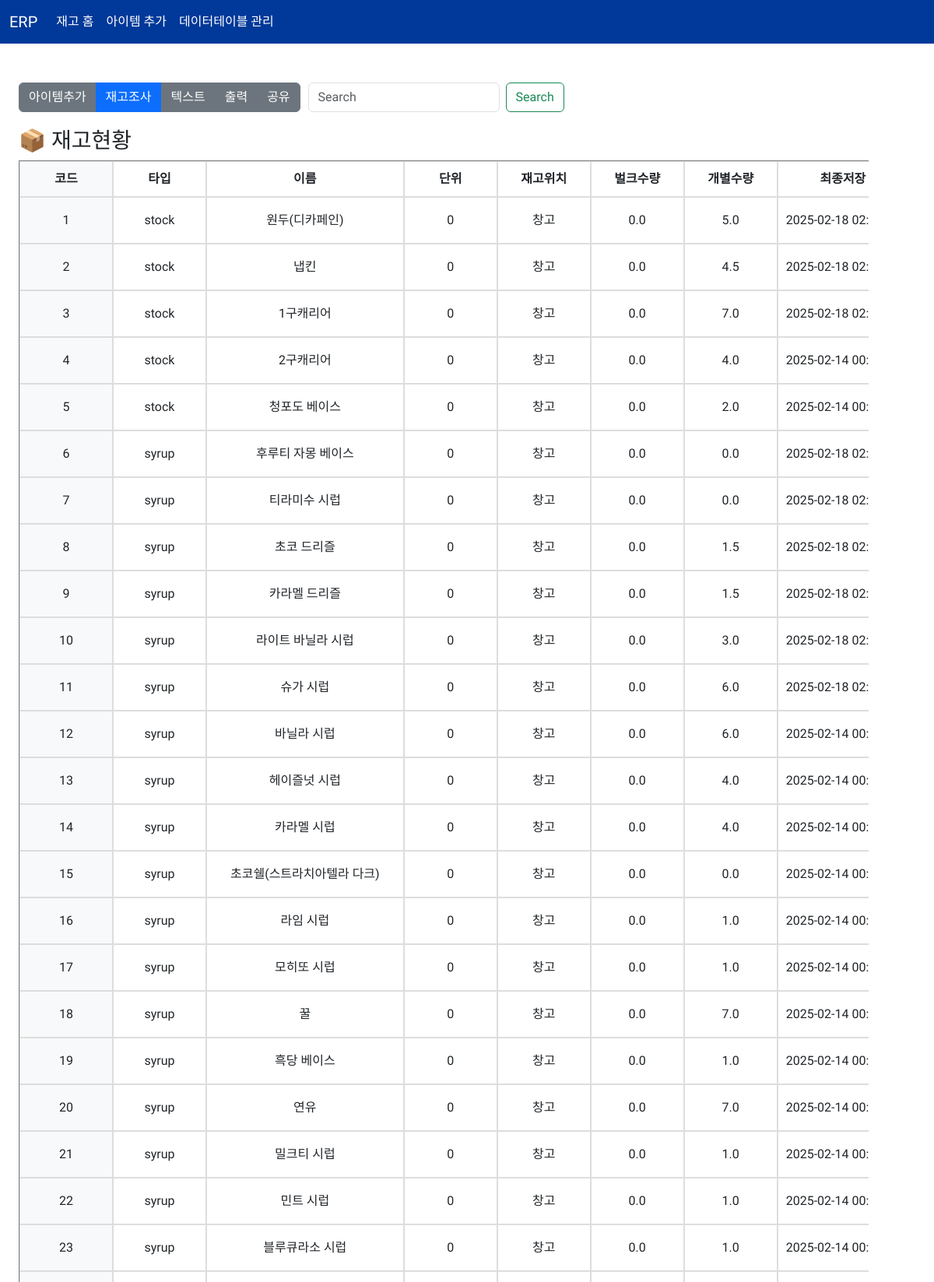
The page /stock/list/ (upper part) on the database its author committed.
### stock/models.py (models this page shows, shortened)
class Item(models.Model):
    TYPE_CHOICES = [
        ('dessert','dessert'),
        ('md','md'),
        ('seasonal','seasonal'),
        ('stock','stock'),
        ('syrup','syrup'),
        ('etc','etc')
    ]
    PLACE_CHOICES = [
        ('창고','창고'),
        ('냉장실','냉장실'),
        ('냉동실','냉동실'),
        ('뒷문','뒷문'),
        ('쇼케이스','쇼케이스'),
        ('캐비닛','캐비닛'),
        ('전시대','전시대'),
        ('앞문','앞문'),
        ('etc','etc'),
    ]
    itemCode = models.IntegerField(unique=True, null=True, blank=True, verbose_name='Code')
    typeOfItem = models.CharField(max_length=30, choices=TYPE_CHOICES ,verbose_name='Type')
    name = models.CharField(max_length=30,verbose_name='Name')
    units = models.IntegerField(default=0, verbose_name='Units')
    place = models.CharField(max_length=30, choices=PLACE_CHOICES ,verbose_name='Place')
    amountOfBulk = models.FloatField(default=0.0,verbose_name='Amount Of Bulk')
    amountOfEach = models.FloatField(default=0.0, verbose_name='Amount of Each')
    lastTimeSaved = models.DateTimeField(null=True, auto_now=True, verbose_name='Last Savetime')

### stock/views.py (the view)
# urls.py: path('list/',views.list_item, name='list'),
def list_item(request):
    search_query = request.POST.get('search','')
    if search_query:
        all_item = Item.objects.filter(name__icontains=search_query)
    else:
        all_item = models.Item.objects.all()
    first_item = models.Item.objects.order_by('pk').first()
    context = {'all_item':all_item,'first_item':first_item}
    return render(request, 'stock/list.html', context= context)

### stock/templates/stock/list.html (shortened to what this page needs)
{% extends "base.html" %}
{% block content %}
{% load static %}
<div class='container'>
    <div class='d-flex justify-content-start align-items-center flex-wrap' style="margin:20px 0px 20px 0px;">
        <div class='btn-group' role='group' aria-label="Basic example">
            <button type="button" class="btn btn-secondary" onclick="location.href='{% url 'stock:create_item'%}'">아이템추가</button>
            <a href='/stock/investigate_item/{{ first_item.id }}' class='btn btn-primary'>재고조사</a>
            <a href='/stock/share_list' target='_blank' class='btn btn-secondary'>텍스트</a>
            <a href='' class='btn btn-secondary'>출력</a>
            <a href='/stock/readonly_list' target='_blank'  class='btn btn-secondary'>공유</a>
        </div>
        <div style="padding:0px 0px 0px 10px;">
        <form class="d-flex" role="search" method='post'>
            <input class="form-control me-2" type="search" name='search' placeholder="Search" aria-label="Search">
            <button class="btn btn-outline-success" type="submit">Search</button>
        </form>
        </div>
    </div>
    <h3>📦 재고현황</h3>
    <div class="table-container">
        <table border="1" cellspacing="0" cellpadding="8">
            <thead>
                <tr>
                    <th>코드</th>
                    <th>타입</th>
                    <th>이름</th>
                    <th>단위</th>
                    <th>재고위치</th>
                    <th>벌크수량</th>
                    <th>개별수량</th>
                    <th>최종저장</th>
                </tr>
            </thead>
            <tbody>
                {% for item in all_item %}
                <tr>
                    <td>{{ item.itemCode }}</td>
                    <td>{{ item.typeOfItem }}</td>
                    <td>{{ item.name }}</td>
                    <td>{{ item.units }}</td>
                    <td>{{ item.place }}</td>
                    <td>{{ item.amountOfBulk }}</td>
                    <td>{{ item.amountOfEach }}</td>
                    <td>{{ item.lastTimeSaved|date:"Y-m-d H:i:s" }}</td>
                </tr>
                {% endfor %}
            </tbody>
        </table>
    </div>
</div>
{% endblock %}

### stock/static/stock/css/style.css (style rules this page uses)
body { font-family:"Do Hyeon", sans-serif; }
:root { --bs-font-sans-serif: "Do Hyeon", sans-serif; }
.table-container { width: 100%; overflow-x: auto; white-space: nowrap; position: relative; }
table { width: 100%; border-collapse: separate; border-spacing: 0; }
th, td { border: 1px solid #ddd; padding: 10px; text-align: center; min-width: 120px; }
th:first-child, td:first-child { position: sticky; left: 0; background-color: #f8f9fa; z-index: 2; }

### rows shown on the page
Item: itemCode "1", typeOfItem "stock", name "원두(디카페인)", units "0", place "창고", amountOfBulk "0.0", amountOfEach "5.0", lastTimeSaved "2025-02-18…"
Item: itemCode "2", typeOfItem "stock", name "냅킨", units "0", place "창고", amountOfBulk "0.0", amountOfEach "4.5", lastTimeSaved "2025-02-18…"
Item: itemCode "3", typeOfItem "stock", name "1구캐리어", units "0", place "창고", amountOfBulk "0.0", amountOfEach "7.0", lastTimeSaved "2025-02-18…"
Item: itemCode "4", typeOfItem "stock", name "2구캐리어", units "0", place "창고", amountOfBulk "0.0", amountOfEach "4.0", lastTimeSaved "2025-02-14…"
Item: itemCode "5", typeOfItem "stock", name "청포도 베이스", units "0", place "창고", amountOfBulk "0.0", amountOfEach "2.0", lastTimeSaved "2025-02-14…"
Item: itemCode "6", typeOfItem "syrup", name "후루티 자몽 베이스", units "0", place "창고", amountOfBulk "0.0", amountOfEach "0.0", lastTimeSaved "2025-02-18…"
Item: itemCode "7", typeOfItem "syrup", name "티라미수 시럽", units "0", place "창고", amountOfBulk "0.0", amountOfEach "0.0", lastTimeSaved "2025-02-18…"
Item: itemCode "8", typeOfItem "syrup", name "초코 드리즐", units "0", place "창고", amountOfBulk "0.0", amountOfEach "1.5", lastTimeSaved "2025-02-18…"
Item: itemCode "9", typeOfItem "syrup", name "카라멜 드리즐", units "0", place "창고", amountOfBulk "0.0", amountOfEach "1.5", lastTimeSaved "2025-02-18…"
Item: itemCode "10", typeOfItem "syrup", name "라이트 바닐라 시럽", units "0", place "창고", amountOfBulk "0.0", amountOfEach "3.0", lastTimeSaved "2025-02-18…"
Item: itemCode "11", typeOfItem "syrup", name "슈가 시럽", units "0", place "창고", amountOfBulk "0.0", amountOfEach "6.0", lastTimeSaved "2025-02-18…"
Item: itemCode "12", typeOfItem "syrup", name "바닐라 시럽", units "0", place "창고", amountOfBulk "0.0", amountOfEach "6.0", lastTimeSaved "2025-02-14…"
Item: itemCode "13", typeOfItem "syrup", name "헤이즐넛 시럽", units "0", place "창고", amountOfBulk "0.0", amountOfEach "4.0", lastTimeSaved "2025-02-14…"
Item: itemCode "14", typeOfItem "syrup", name "카라멜 시럽", units "0", place "창고", amountOfBulk "0.0", amountOfEach "4.0", lastTimeSaved "2025-02-14…"
Item: itemCode "15", typeOfItem "syrup", name "초코쉘(스트라치아텔라 다크)", units "0", place "창고", amountOfBulk "0.0", amountOfEach "0.0", lastTimeSaved "2025-02-14…"
Item: itemCode "16", typeOfItem "syrup", name "라임 시럽", units "0", place "창고", amountOfBulk "0.0", amountOfEach "1.0", lastTimeSaved "2025-02-14…"
Item: itemCode "17", typeOfItem "syrup", name "모히또 시럽", units "0", place "창고", amountOfBulk "0.0", amountOfEach "1.0", lastTimeSaved "2025-02-14…"
Item: itemCode "18", typeOfItem "syrup", name "꿀", units "0", place "창고", amountOfBulk "0.0", amountOfEach "7.0", lastTimeSaved "2025-02-14…"
Item: itemCode "19", typeOfItem "syrup", name "흑당 베이스", units "0", place "창고", amountOfBulk "0.0", amountOfEach "1.0", lastTimeSaved "2025-02-14…"
Item: itemCode "20", typeOfItem "syrup", name "연유", units "0", place "창고", amountOfBulk "0.0", amountOfEach "7.0", lastTimeSaved "2025-02-14…"
Item: itemCode "21", typeOfItem "syrup", name "밀크티 시럽", units "0", place "창고", amountOfBulk "0.0", amountOfEach "1.0", lastTimeSaved "2025-02-14…"
Item: itemCode "22", typeOfItem "syrup", name "민트 시럽", units "0", place "창고", amountOfBulk "0.0", amountOfEach "1.0", lastTimeSaved "2025-02-14…"
Item: itemCode "23", typeOfItem "syrup", name "블루큐라소 시럽", units "0", place "창고", amountOfBulk "0.0", amountOfEach "1.0", lastTimeSaved "2025-02-14…"
